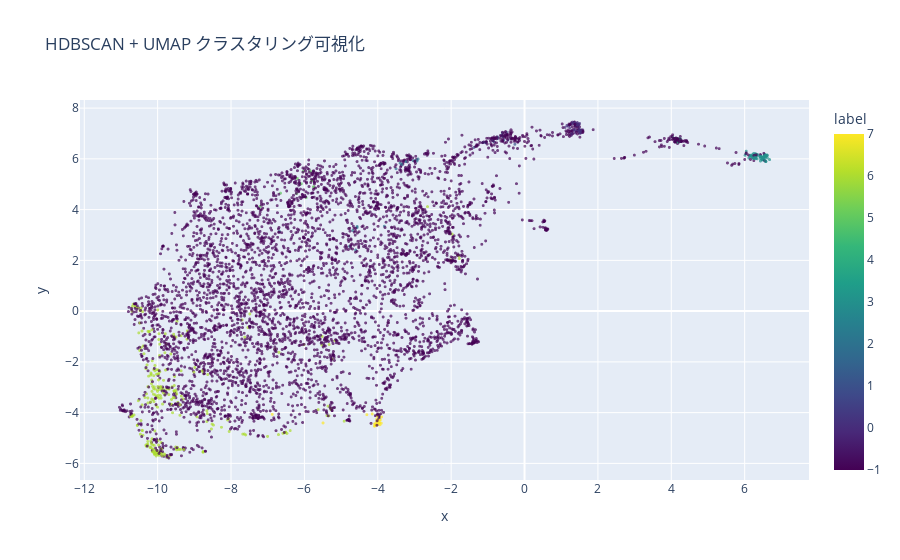
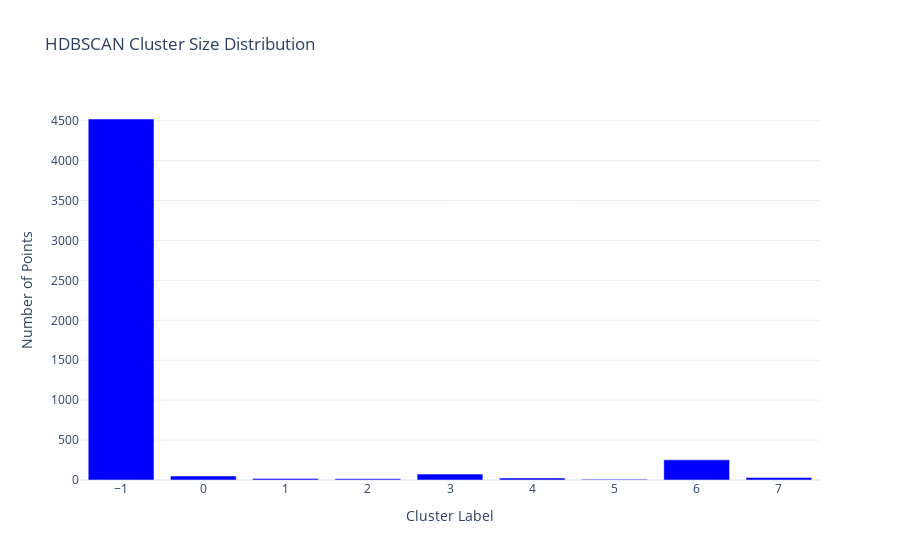

The cell these charts' notebook holds for them, in order:
### Code cell
run_hdbscan(X, y, min_samples=25, min_cluster_size=10)

### Figure 1 — Plotly figure (JSON) as saved in the notebook; plotly's stock layout.template omitted (floating-point values rounded to 4 significant figures; data arrays with more than 128 entries replaced by an {"elided": "..."} marker saying what was removed)
{"data": [{"hovertemplate": "x=%{x}<br>y=%{y}<br>label=%{marker.color}<extra></extra>", "legendgroup": "", "marker": {"color": {"elided": "5000 int values"}, "coloraxis": "coloraxis", "opacity": 0.7, "size": 3, "symbol": "circle"}, "mode": "markers", "name": "", "showlegend": false, "type": "scattergl", "x": {"elided": "5000 float values"}, "xaxis": "x", "y": {"elided": "5000 float values"}, "yaxis": "y"}], "layout": {"coloraxis": {"colorbar": {"title": {"text": "label"}}, "colorscale": [[0, "#440154"], [0.1111, "#482878"], [0.2222, "#3e4989"], [0.3333, "#31688e"], [0.4444, "#26828e"], [0.5556, "#1f9e89"], [0.6667, "#35b779"], [0.7778, "#6ece58"], [0.8889, "#b5de2b"], [1, "#fde725"]]}, "legend": {"tracegroupgap": 0}, "title": {"text": "HDBSCAN + UMAP クラスタリング可視化"}, "xaxis": {"anchor": "y", "domain": [0, 1], "title": {"text": "x"}}, "yaxis": {"anchor": "x", "domain": [0, 1], "title": {"text": "y"}}}}

### Figure 2 — Plotly figure (JSON) as saved in the notebook; plotly's stock layout.template omitted (floating-point values rounded to 4 significant figures)
{"data": [{"marker": {"color": "blue"}, "name": "Cluster Size", "type": "bar", "x": [-1, 0, 1, 2, 3, 4, 5, 6, 7], "y": [4521, 50, 20, 16, 74, 25, 10, 253, 31]}], "layout": {"title": {"text": "HDBSCAN Cluster Size Distribution"}, "xaxis": {"title": {"text": "Cluster Label"}}, "yaxis": {"title": {"text": "Number of Points"}}}}
